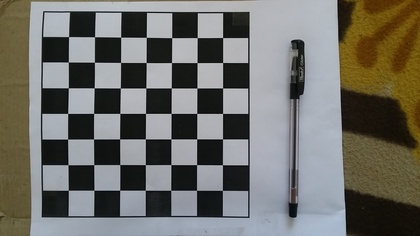
%> input picture calibration/object.jpg, 420 x 236 px, shrunk from 2048 x 1152 before the run
$ octave main.m   (GNU Octave 9; MATLAB toolbox functions it lacks are replaced by stand-ins)
%> lines starting %> are read from the running program, lines starting %| are printed output that depends on the picture; in (x1, y1, x2, y2) boxes, pixels count from 0 and x2, y2 are one past the last pixel; in counts of white or black regions, pixels touching at a corner belong together; the program's own positions count from 1
### calibration/undistortimage.m
function nim = undistortimage(im, f, ppx, ppy, k1, k2, k3, p1, p2)

    % Strategy: Generate a grid of coordinate values corresponding to an ideal
    % undistorted image.  We then apply the imaging process to these
    % coordinates, including lens distortion, to obtain the actual distorted
    % image locations.  In this process these distorted image coordinates end up
    % being stored in a matrix that is indexed via the original ideal,
    % undistorted coords.  Thus for every undistorted pixel location we can
    % determine the location in the distorted image that we should map the grey
    % value from.

    % Start off generating a grid of ideal values in the undistorted image.
    [rows,cols,chan] = size(im);
    [xu,yu] = meshgrid(1:cols, 1:rows);

    % Convert grid values to normalised values with the origin at the principal
    % point.  Dividing pixel coordinates by the focal length (defined in pixels)
    % gives us normalised coords corresponding to z = 1
    x = (xu-ppx)/f;
    y = (yu-ppy)/f;

    % Radial lens distortion component
    r2 = x.^2+y.^2;                    % Squared normalized radius.
    dr = k1*r2 + k2*r2.^2 + k3*r2.^3;  % Distortion scaling factor.

    % Tangential distortion component (Beware of different p1,p2
    % orderings used in the literature)
    dtx =    2*p1*x.*y      +  p2*(r2 + 2*x.^2);
    dty = p1*(r2 + 2*y.^2)  +    2*p2*x.*y;

    % Apply the radial and tangential distortion components to x and y
    x = x + dr.*x + dtx;
    y = y + dr.*y + dty;

    % Now rescale by f and add the principal point back to get distorted x
    % and y coordinates
    xd = x*f + ppx;
    yd = y*f + ppy;

    % Interpolate values from distorted image to their ideal locations
    if ndims(im) == 2   % Greyscale
        nim = interp2(xu,yu,double(im),xd,yd);
    else % Colour
        nim = zeros(size(im));
        for n = 1:chan
            nim(:,:,n) = interp2(xu,yu,double(im(:,:,n)),xd,yd);
        end
    end

    if isa(im, 'uint8')      % Cast back to uint8 if needed
        nim = uint8(nim);
    end


### calibration/main.m
% Finding object length
close all;
clc;
clear all;

%% Loading Calibration Result for samsung E5 camera

load('Calib_Results.mat');

%% Reading input image containing object

img=imread('object.jpg');
%> img is the input picture: size 236x420x3 uint8; mean R, G, B 112.1, 111.4, 105.8
A=rgb2gray(img);
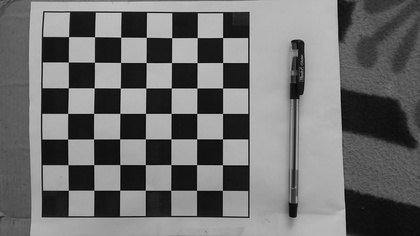
%> A: size 236x420 uint8; min 0, max 213, mean 111
%figure; imshow(A, 'InitialMagnification', 50);
%title('Input Image');

%% Undistort the image

f=(fc(1)+fc(2))/2;
k1=kc(1);
k2=kc(2);
k3=kc(3);
p1=kc(4);
p2=kc(5);
ppx=cc(1);
ppy=cc(2);
newImg = undistortimage(A,f,ppx,ppy,k1,k2,k3,p1,p2);
%> in undistortimage, `nim = interp2(xu,yu,double(im),xd,yd);`:
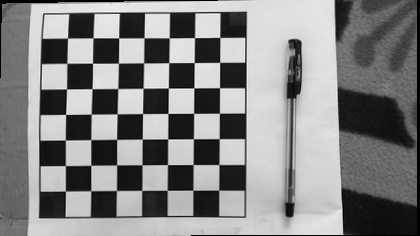
%> nim: size 236x420 double; 1.45% of the values are NaN or infinite; the others: min 2.27, max 208, mean 111; drawn with min black, max white, NaN and infinite black
%> in undistortimage, `nim = uint8(nim);`:
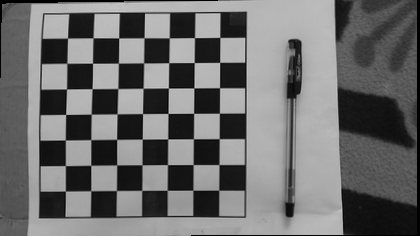
%> nim: size 236x420 uint8; min 0, max 208, mean 109.4
%figure; imshow(newImg, 'InitialMagnification', 50);
%title('Undistorted Image');

%% Image Segmentation

imPen=newImg;
[row col]=size(imPen);
%> row = 236; col = 420
for i=1:row
    for j=1:col
        t=imPen(i,j);
        if t<100
            imPen(i,j)=255;
        else
            imPen(i,j)=0;
        end
    end
end
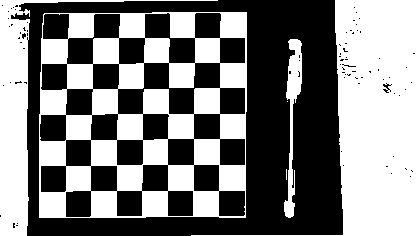
%> imPen: size 236x420 uint8; 49.4% white; 6 white regions (2 under 20 px), largest, box (x1, y1, x2, y2) and area: (39, 12, 247, 218) 21763, (191, 0, 420, 236) 19150, (0, 0, 218, 236) 6691, (284, 39, 302, 218) 1301
% [6 lines of commented-out code are left out]
imPen=im2bw(imPen);
%> imPen: size 236x420 logical; 49.4% white; 6 white regions (2 under 20 px)
%% Finding Connectd Components(Bounding Boxes)

st = regionprops(imPen, 'BoundingBox', 'Area' );
%> st = 6 regions; box (x1, y1, x2, y2) and Area: (39, 12, 247, 218) 21763, (191, 0, 420, 236) 19150, (0, 0, 218, 236) 6691, (284, 39, 302, 218) 1301, (286, 169, 287, 180) 11, (287, 101, 288, 102) 1

for i = 1 : length(st)
  for j = 1: length(st)
      if st(i).Area>st(j).Area
          t=st(i);
          st(i)=st(j);
          st(j)=t;
      end
  end
end
%> this loop made 6 passes
%> after the loop, t = 1 region; box (x1, y1, x2, y2) and Area: (286, 169, 287, 180) 11

for i=1:length(st)
    t=st(i).BoundingBox;
    if t(4)/t(3)> 4 && st(i).Area > 1000
        maxi=i;
    end
end
%> this loop made 6 passes
%> (t, maxi) on pass 4: ([284.5 39.5 18 179], 4)
%> t on passes 1, 2, 3, 5, 6: [39.5 12.5 208 206], [191.5 0.5 229 236], [0.5 0.5 218 236], [286.5 169.5 1 11], [287.5 101.5 1 1]
BB1=st(maxi).BoundingBox;
%> BB1 = [284.5 39.5 18 179]

BB2=st(1).BoundingBox;
%> BB2 = [39.5 12.5 208 206]

% Calculating Pen Length in the In put Image

squareSize=23; % One Checkbox= 23mm
bordSizeMM=23*8; % In mm
bordSizePX=BB2(4);
%> bordSizePX = 206
ppm=bordSizePX/bordSizeMM;
%> ppm = 1.12
penLengthCalc=BB1(4)/ppm;
%> penLengthCalc = 159.9
penLengthActual=154.25; % In mm
errorPercent=abs(penLengthCalc-penLengthActual)/penLengthCalc*100;
%> errorPercent = 3.52
output_str=cell(3,1);
output_str{1}= ['Actual Pen Length:' num2str(penLengthActual) 'mm'];
output_str{2}= ['Calculated Pen Length:' num2str(penLengthCalc,'%0.2f') 'mm'];
output_str{3}= ['Percentage Error:' num2str(errorPercent,'%0.2f') '%.'];
position=[0 100;0 150;0 200];
RGB=insertText(img,position,output_str,'FontSize',40,'TextColor','red');
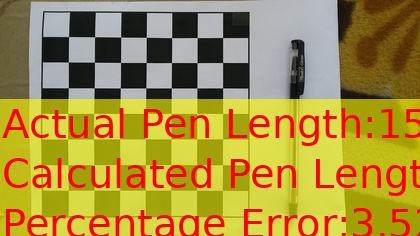
%> RGB: size 236x420x3 uint8; mean R, G, B 169.4, 143.4, 64.3
figure,imshow(RGB,'InitialMagnification',33),title('Output');
rectangle('Position', [BB1(1),BB1(2),BB1(3),BB1(4)],'EdgeColor','y','LineWidth',2 );
rectangle('Position', [BB2(1),BB2(2),BB2(3),BB2(4)],'EdgeColor','y','LineWidth',2 );
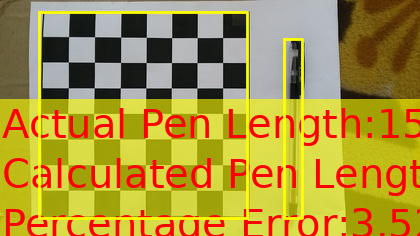
%> figure redrawn from the program's plot data; its title reads 'Output'

% END OF PROGRAM
